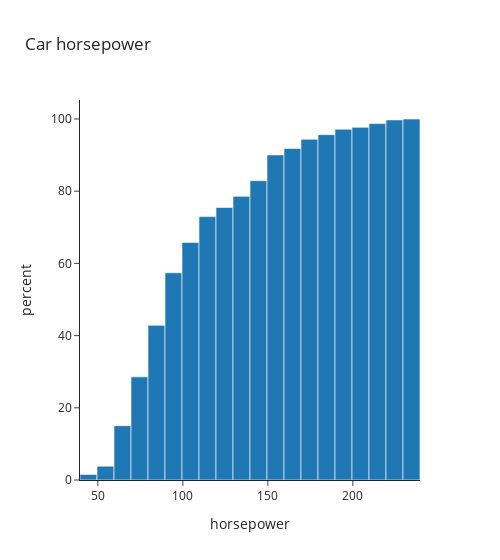

The notebook cell saved with this chart:
### Markdown cell above
### Histogram | Relative Frequency | cumulated | Variable: hoursepower

### Code cell
fig = px.histogram(
    data,
    x='horsepower',
    title='Car horsepower',
    cumulative=True,
    histnorm='percent',
    width=500,
    )

fig.show()

### Figure 1 — Plotly figure (JSON) as saved in the notebook; plotly's stock layout.template omitted (floating-point values rounded to 4 significant figures; data arrays with more than 128 entries replaced by an {"elided": "..."} marker saying what was removed)
{"data": [{"bingroup": "x", "cumulative": {"enabled": true}, "histnorm": "percent", "hovertemplate": "horsepower=%{x}<br>percent=%{y}<extra></extra>", "legendgroup": "", "marker": {"color": "#1F77B4", "pattern": {"shape": ""}}, "name": "", "orientation": "v", "showlegend": false, "type": "histogram", "x": {"elided": "398 float values"}, "xaxis": "x", "yaxis": "y"}], "layout": {"barmode": "relative", "legend": {"tracegroupgap": 0}, "title": {"text": "Car horsepower"}, "width": 500, "xaxis": {"anchor": "y", "domain": [0, 1], "title": {"text": "horsepower"}}, "yaxis": {"anchor": "x", "domain": [0, 1], "title": {"text": "percent"}}}}
